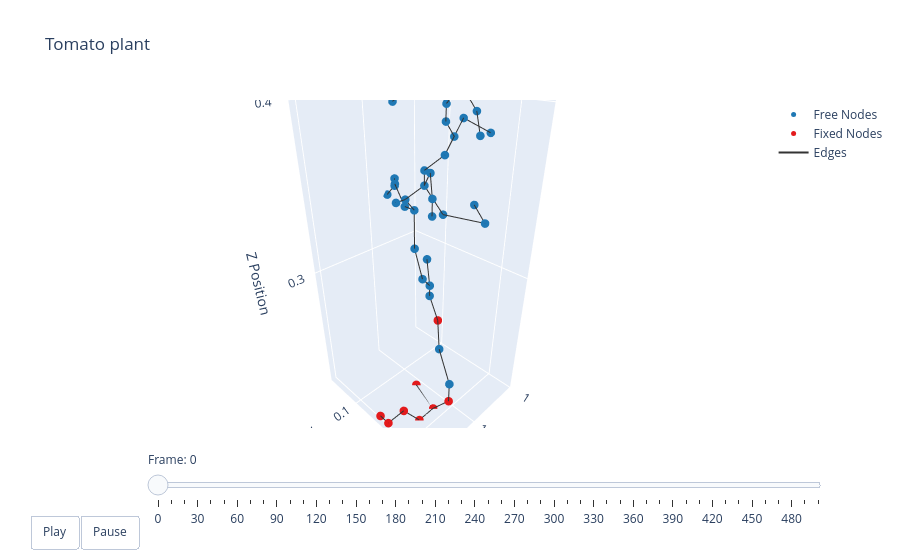

The notebook cell this image was saved under:
### Markdown cell above
### Plotting

### Code cell
t = np.arange(robot.sim_params.total_time, step=robot.sim_params.dt)
options = dismech.AnimationOptions(title='Tomato plant', plot_step=10)

fig = dismech.get_interactive_animation_plotly(robot, t, qs , options)
fig.show()

### Figure 1 — Plotly figure (JSON) as saved in the notebook; plotly's stock layout.template omitted (floating-point values rounded to 4 significant figures; data arrays with more than 128 entries replaced by an {"elided": "..."} marker saying what was removed)
{"data": [{"marker": {"color": "#1f78b4", "size": 5}, "mode": "markers", "name": "Free Nodes", "type": "scatter3d", "x": [1.056, 1.048, 1.04, 1.04, 1.024, 1.048, 1.056, 1.033, 1.033, 1.056, 1.056, 1.048, 1.04, 1.041, 1.048, 1.064, 1.072, 1.04, 1.056, 1.088, 1.056, 1.088, 1.048, 1.08, 1.04, 1.016, 1.032, 1.048, 1.064, 1.064, 1.048, 1.056, 1.056, 1.048, 1.048, 1.056], "y": [0.1502, 0.1342, 0.1182, 0.1182, 0.1022, 0.1182, 0.1183, 0.07027, 0.07829, 0.1103, 0.1183, 0.1343, 0.1583, 0.08631, 0.09432, 0.1183, 0.1183, 0.1503, 0.1263, 0.1583, 0.1263, 0.1583, 0.1343, 0.1503, 0.1343, 0.1424, 0.1343, 0.1343, 0.1663, 0.1104, 0.1343, 0.1583, 0.1184, 0.1264, 0.1423, 0.1504], "z": [0.2319, 0.248, 0.28, 0.288, 0.2961, 0.2959, 0.3199, 0.336, 0.3439, 0.3439, 0.3439, 0.3439, 0.3439, 0.3519, 0.3519, 0.3519, 0.3519, 0.3519, 0.3599, 0.3598, 0.3679, 0.3678, 0.3759, 0.3759, 0.3839, 0.3839, 0.3919, 0.3919, 0.3919, 0.3999, 0.3999, 0.3999, 0.4079, 0.4079, 0.4079, 0.4079]}, {"marker": {"color": "#e31a1c", "size": 5}, "mode": "markers", "name": "Fixed Nodes", "type": "scatter3d", "x": [1.055, 1.063, 1.079, 1.103, 1.087, 1.103, 1.055, 1.04], "y": [0.1182, 0.1422, 0.1422, 0.1262, 0.1342, 0.1342, 0.1502, 0.1262], "z": [0.208, 0.208, 0.208, 0.216, 0.216, 0.216, 0.216, 0.264]}, {"line": {"color": "#333333", "width": 2}, "mode": "lines", "name": "Edges", "type": "scatter3d", "x": {"elided": "129 float values"}, "y": {"elided": "129 float values"}, "z": {"elided": "129 float values"}}, {"color": "rgba(166, 206, 227, 0.7)", "i": [], "j": [], "k": [], "name": "Faces", "opacity": 0.7, "showscale": false, "type": "mesh3d", "x": [1.055, 1.063, 1.079, 1.103, 1.087, 1.103, 1.055, 1.056, 1.048, 1.04, 1.04, 1.04, 1.024, 1.048, 1.056, 1.033, 1.033, 1.056, 1.056, 1.048, 1.04, 1.041, 1.048, 1.064, 1.072, 1.04, 1.056, 1.088, 1.056, 1.088, 1.048, 1.08, 1.04, 1.016, 1.032, 1.048, 1.064, 1.064, 1.048, 1.056, 1.056, 1.048, 1.048, 1.056], "y": [0.1182, 0.1422, 0.1422, 0.1262, 0.1342, 0.1342, 0.1502, 0.1502, 0.1342, 0.1262, 0.1182, 0.1182, 0.1022, 0.1182, 0.1183, 0.07027, 0.07829, 0.1103, 0.1183, 0.1343, 0.1583, 0.08631, 0.09432, 0.1183, 0.1183, 0.1503, 0.1263, 0.1583, 0.1263, 0.1583, 0.1343, 0.1503, 0.1343, 0.1424, 0.1343, 0.1343, 0.1663, 0.1104, 0.1343, 0.1583, 0.1184, 0.1264, 0.1423, 0.1504], "z": [0.208, 0.208, 0.208, 0.216, 0.216, 0.216, 0.216, 0.2319, 0.248, 0.264, 0.28, 0.288, 0.2961, 0.2959, 0.3199, 0.336, 0.3439, 0.3439, 0.3439, 0.3439, 0.3439, 0.3519, 0.3519, 0.3519, 0.3519, 0.3519, 0.3599, 0.3598, 0.3679, 0.3678, 0.3759, 0.3759, 0.3839, 0.3839, 0.3919, 0.3919, 0.3919, 0.3999, 0.3999, 0.3999, 0.4079, 0.4079, 0.4079, 0.4079]}], "layout": {"scene": {"camera": {"eye": {"x": 1.225, "y": 1.225, "z": 1.0}}, "xaxis": {"range": [0.9993, 1.105], "title": {"text": "X Position"}}, "yaxis": {"range": [0.06894, 0.1694], "title": {"text": "Y Position"}}, "zaxis": {"range": [0.208, 0.4087], "title": {"text": "Z Position"}}}, "sliders": [{"currentvalue": {"prefix": "Frame: "}, "steps": [{"args": [["0"], {"frame": {"duration": 50, "redraw": true}, "mode": "immediate"}], "label": "0", "method": "animate"}, {"args": [["1"], {"frame": {"duration": 50, "redraw": true}, "mode": "immediate"}], "label": "10", "method": "animate"}, {"args": [["2"], {"frame": {"duration": 50, "redraw": true}, "mode": "immediate"}], "label": "20", "method": "animate"}, {"args": [["3"], {"frame": {"duration": 50, "redraw": true}, "mode": "immediate"}], "label": "30", "method": "animate"}, {"args": [["4"], {"frame": {"duration": 50, "redraw": true}, "mode": "immediate"}], "label": "40", "method": "animate"}, {"args": [["5"], {"frame": {"duration": 50, "redraw": true}, "mode": "immediate"}], "label": "50", "method": "animate"}, {"args": [["6"], {"frame": {"duration": 50, "redraw": true}, "mode": "immediate"}], "label": "60", "method": "animate"}, {"args": [["7"], {"frame": {"duration": 50, "redraw": true}, "mode": "immediate"}], "label": "70", "method": "animate"}, {"args": [["8"], {"frame": {"duration": 50, "redraw": true}, "mode": "immediate"}], "label": "80", "method": "animate"}, {"args": [["9"], {"frame": {"duration": 50, "redraw": true}, "mode": "immediate"}], "label": "90", "method": "animate"}, {"args": [["10"], {"frame": {"duration": 50, "redraw": true}, "mode": "immediate"}], "label": "100", "method": "animate"}, {"args": [["11"], {"frame": {"duration": 50, "redraw": true}, "mode": "immediate"}], "label": "110", "method": "animate"}, {"args": [["12"], {"frame": {"duration": 50, "redraw": true}, "mode": "immediate"}], "label": "120", "method": "animate"}, {"args": [["13"], {"frame": {"duration": 50, "redraw": true}, "mode": "immediate"}], "label": "130", "method": "animate"}, {"args": [["14"], {"frame": {"duration": 50, "redraw": true}, "mode": "immediate"}], "label": "140", "method": "animate"}, {"args": [["15"], {"frame": {"duration": 50, "redraw": true}, "mode": "immediate"}], "label": "150", "method": "animate"}, {"args": [["16"], {"frame": {"duration": 50, "redraw": true}, "mode": "immediate"}], "label": "160", "method": "animate"}, {"args": [["17"], {"frame": {"duration": 50, "redraw": true}, "mode": "immediate"}], "label": "170", "method": "animate"}, {"args": [["18"], {"frame": {"duration": 50, "redraw": true}, "mode": "immediate"}], "label": "180", "method": "animate"}, {"args": [["19"], {"frame": {"duration": 50, "redraw": true}, "mode": "immediate"}], "label": "190", "method": "animate"}, {"args": [["20"], {"frame": {"duration": 50, "redraw": true}, "mode": "immediate"}], "label": "200", "method": "animate"}, {"args": [["21"], {"frame": {"duration": 50, "redraw": true}, "mode": "immediate"}], "label": "210", "method": "animate"}, {"args": [["22"], {"frame": {"duration": 50, "redraw": true}, "mode": "immediate"}], "label": "220", "method": "animate"}, {"args": [["23"], {"frame": {"duration": 50, "redraw": true}, "mode": "immediate"}], "label": "230", "method": "animate"}, {"args": [["24"], {"frame": {"duration": 50, "redraw": true}, "mode": "immediate"}], "label": "240", "method": "animate"}, {"args": [["25"], {"frame": {"duration": 50, "redraw": true}, "mode": "immediate"}], "label": "250", "method": "animate"}, {"args": [["26"], {"frame": {"duration": 50, "redraw": true}, "mode": "immediate"}], "label": "260", "method": "animate"}, {"args": [["27"], {"frame": {"duration": 50, "redraw": true}, "mode": "immediate"}], "label": "270", "method": "animate"}, {"args": [["28"], {"frame": {"duration": 50, "redraw": true}, "mode": "immediate"}], "label": "280", "method": "animate"}, {"args": [["29"], {"frame": {"duration": 50, "redraw": true}, "mode": "immediate"}], "label": "290", "method": "animate"}, {"args": [["30"], {"frame": {"duration": 50, "redraw": true}, "mode": "immediate"}], "label": "300", "method": "animate"}, {"args": [["31"], {"frame": {"duration": 50, "redraw": true}, "mode": "immediate"}], "label": "310", "method": "animate"}, {"args": [["32"], {"frame": {"duration": 50, "redraw": true}, "mode": "immediate"}], "label": "320", "method": "animate"}, {"args": [["33"], {"frame": {"duration": 50, "redraw": true}, "mode": "immediate"}], "label": "330", "method": "animate"}, {"args": [["34"], {"frame": {"duration": 50, "redraw": true}, "mode": "immediate"}], "label": "340", "method": "animate"}, {"args": [["35"], {"frame": {"duration": 50, "redraw": true}, "mode": "immediate"}], "label": "350", "method": "animate"}, {"args": [["36"], {"frame": {"duration": 50, "redraw": true}, "mode": "immediate"}], "label": "360", "method": "animate"}, {"args": [["37"], {"frame": {"duration": 50, "redraw": true}, "mode": "immediate"}], "label": "370", "method": "animate"}, {"args": [["38"], {"frame": {"duration": 50, "redraw": true}, "mode": "immediate"}], "label": "380", "method": "animate"}, {"args": [["39"], {"frame": {"duration": 50, "redraw": true}, "mode": "immediate"}], "label": "390", "method": "animate"}, {"args": [["40"], {"frame": {"duration": 50, "redraw": true}, "mode": "immediate"}], "label": "400", "method": "animate"}, {"args": [["41"], {"frame": {"duration": 50, "redraw": true}, "mode": "immediate"}], "label": "410", "method": "animate"}, {"args": [["42"], {"frame": {"duration": 50, "redraw": true}, "mode": "immediate"}], "label": "420", "method": "animate"}, {"args": [["43"], {"frame": {"duration": 50, "redraw": true}, "mode": "immediate"}], "label": "430", "method": "animate"}, {"args": [["44"], {"frame": {"duration": 50, "redraw": true}, "mode": "immediate"}], "label": "440", "method": "animate"}, {"args": [["45"], {"frame": {"duration": 50, "redraw": true}, "mode": "immediate"}], "label": "450", "method": "animate"}, {"args": [["46"], {"frame": {"duration": 50, "redraw": true}, "mode": "immediate"}], "label": "460", "method": "animate"}, {"args": [["47"], {"frame": {"duration": 50, "redraw": true}, "mode": "immediate"}], "label": "470", "method": "animate"}, {"args": [["48"], {"frame": {"duration": 50, "redraw": true}, "mode": "immediate"}], "label": "480", "method": "animate"}, {"args": [["49"], {"frame": {"duration": 50, "redraw": true}, "mode": "immediate"}], "label": "490", "method": "animate"}, {"args": [["50"], {"frame": {"duration": 50, "redraw": true}, "mode": "immediate"}], "label": "499", "method": "animate"}], "transition": {"duration": 0}, "x": 0.1, "y": 0}], "title": {"text": "Tomato plant"}, "updatemenus": [{"buttons": [{"args": [null, {"frame": {"duration": 50, "redraw": true}, "fromcurrent": true}], "label": "Play", "method": "animate"}, {"args": [[null], {"frame": {"duration": 0, "redraw": true}, "mode": "immediate"}], "label": "Pause", "method": "animate"}], "direction": "left", "pad": {"r": 10, "t": 87}, "showactive": false, "type": "buttons", "x": 0.1, "xanchor": "right", "y": 0, "yanchor": "top"}]}}
